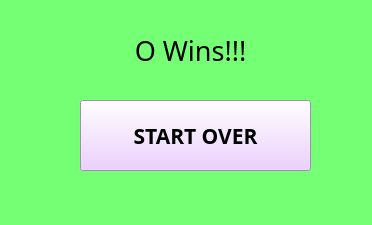
<?xml version="1.0" encoding="UTF-8"?>
<ui version="4.0">
 <class>MainWindow</class>
 <widget class="QMainWindow" name="MainWindow">
  <property name="geometry">
   <rect>
    <x>0</x>
    <y>0</y>
    <width>372</width>
    <height>225</height>
   </rect>
  </property>
  <property name="windowTitle">
   <string>MainWindow</string>
  </property>
  <property name="styleSheet">
   <string notr="true">* {
background-color:rgb(117, 255, 117)
}

#startover {
background-color:rgb(232, 194, 255)
}</string>
  </property>
  <widget class="QWidget" name="centralwidget">
   <widget class="QLabel" name="label">
    <property name="geometry">
     <rect>
      <x>110</x>
      <y>20</y>
      <width>161</width>
      <height>61</height>
     </rect>
    </property>
    <property name="font">
     <font>
      <family>Gloucester MT Extra Condensed</family>
      <pointsize>20</pointsize>
     </font>
    </property>
    <property name="text">
     <string>O Wins!!!</string>
    </property>
    <property name="alignment">
     <set>Qt::AlignCenter</set>
    </property>
   </widget>
   <widget class="QPushButton" name="startover">
    <property name="geometry">
     <rect>
      <x>80</x>
      <y>100</y>
      <width>231</width>
      <height>71</height>
     </rect>
    </property>
    <property name="font">
     <font>
      <family>Rockwell Extra Bold</family>
      <pointsize>16</pointsize>
      <weight>75</weight>
      <bold>true</bold>
     </font>
    </property>
    <property name="text">
     <string>START OVER</string>
    </property>
   </widget>
  </widget>
  <widget class="QMenuBar" name="menubar">
   <property name="geometry">
    <rect>
     <x>0</x>
     <y>0</y>
     <width>372</width>
     <height>26</height>
    </rect>
   </property>
  </widget>
  <widget class="QStatusBar" name="statusbar"/>
 </widget>
 <resources/>
 <connections/>
</ui>
